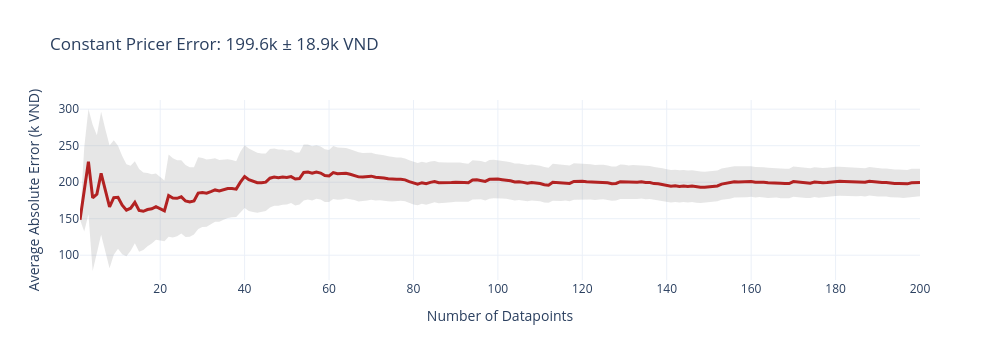
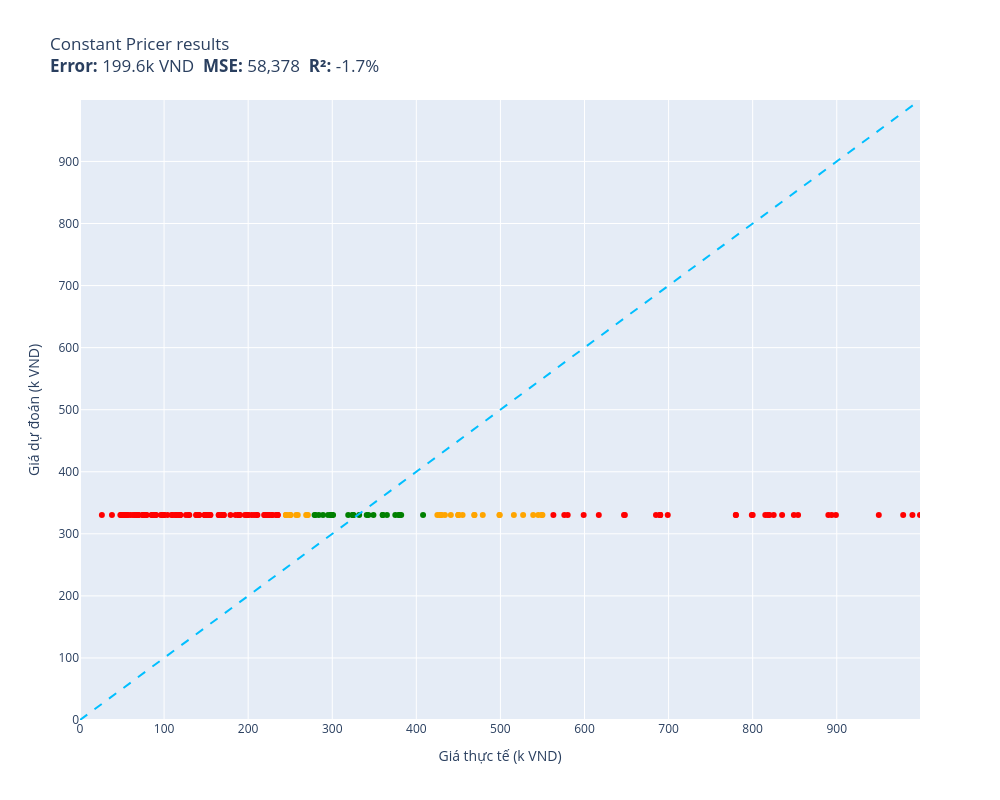

Notebook code for these charts, in order:
### Code cell
training_average = sum(item.price for item in train) / len(train)
print(f"Training average price: {training_average:.1f} k VND")

def constant_pricer(item):
    return training_average

results["1b. Constant (Mean)"] = evaluate(constant_pricer, test)

### Figure 1 — Plotly figure (JSON) as saved in the notebook; plotly's stock layout.template omitted (floating-point values rounded to 4 significant figures; data arrays with more than 128 entries replaced by an {"elided": "..."} marker saying what was removed)
{"data": [{"fill": "toself", "fillcolor": "rgba(128,128,128,0.2)", "hoverinfo": "skip", "line": {"color": "rgba(255,255,255,0)"}, "name": "95% CI", "showlegend": false, "type": "scatter", "x": {"elided": "400 int values"}, "y": {"elided": "400 float values"}}, {"customdata": {"elided": "200x1 float values"}, "hovertemplate": "n=%{x}<br>Avg Error=%{y:.1f}k VND<br>±95% CI=%{customdata[0]:.1f}k<extra></extra>", "line": {"color": "firebrick", "width": 3}, "mode": "lines", "name": "Cumulative Avg Error", "type": "scatter", "x": {"elided": "200 int values"}, "y": {"elided": "200 float values"}}], "layout": {"height": 360, "showlegend": false, "title": {"text": "Constant Pricer Error: 199.6k ± 18.9k VND"}, "width": 1000, "xaxis": {"title": {"text": "Number of Datapoints"}}, "yaxis": {"title": {"text": "Average Absolute Error (k VND)"}}}}

### Figure 2 — Plotly figure (JSON) as saved in the notebook; plotly's stock layout.template omitted (floating-point values rounded to 4 significant figures; data arrays with more than 128 entries replaced by an {"elided": "..."} marker saying what was removed)
{"data": [{"customdata": [["Thùng lưu trữ, hộp đựng đồ đa năng bằng ...\\Dự đoán: 330.5k VND  Thực tế: 479.0k VND"], ["Bàn Phím Tương Thích Cho Laptop Lenovo -...\\Dự đoán: 330.5k VND  Thực tế: 269.0k VND"], ["COMBO 10 QUẦN ĐIỀU HÒA THÔNG HƠI 5083\\Dự đoán: 330.5k VND  Thực tế: 245.0k VND"], ["BÚA ĐA NĂNG TOTAL THMFH0126 - HÀNG CHÍNH...\\Dự đoán: 330.5k VND  Thực tế: 527.0k VND"], ["Quần Kaki nam Khatoco Q2M578R1-CNRE598-2...\\Dự đoán: 330.5k VND  Thực tế: 434.0k VND"], ["Miếng Kính Cường Lực Chống Nhìn Trộm cho...\\Dự đoán: 330.5k VND  Thực tế: 450.0k VND"], ["Bộ Pyjama HUONGTAM Phi tay dài nam cao c...\\Dự đoán: 330.5k VND  Thực tế: 259.0k VND"], ["Pin dùng cho Laptop Acer One 725 - Hàng ...\\Dự đoán: 330.5k VND  Thực tế: 516.0k VND"], ["Rượu Vang Chile Yali Wetland Reserva Cab...\\Dự đoán: 330.5k VND  Thực tế: 450.0k VND"], ["Balo Laptop 15.6 inch KMORE The CARTER -...\\Dự đoán: 330.5k VND  Thực tế: 550.0k VND"], ["AirTag Charm Strap hàng chính hãng Bone\\Dự đoán: 330.5k VND  Thực tế: 245.0k VND"], ["Gấu Bông Đựng Khăn Giấy và Sọt Rác Tiện ...\\Dự đoán: 330.5k VND  Thực tế: 250.0k VND"], ["Quần Jean nam Leman đen mài xám JD14 - S...\\Dự đoán: 330.5k VND  Thực tế: 549.0k VND"], ["(ẢNH THẬT) Tranh treo tường núi non hùng...\\Dự đoán: 330.5k VND  Thực tế: 250.0k VND"], ["[Hàng Chính Hãng] Loa SoundMax A180/2...\\Dự đoán: 330.5k VND  Thực tế: 455.0k VND"], ["Ugreen UG80110CM261TK bộ chuyển RS232 ra...\\Dự đoán: 330.5k VND  Thực tế: 441.0k VND"], ["Bàn Phím dùng cho Laptop ACER Extensa 25...\\Dự đoán: 330.5k VND  Thực tế: 271.0k VND"], ["Bông tẩy tế bào chết và dưỡng ẩm da cho ...\\Dự đoán: 330.5k VND  Thực tế: 430.0k VND"], ["Wekki Đồ Chơi Lắp Ráp Tiệm Đá Bào Wk5060...\\Dự đoán: 330.5k VND  Thực tế: 499.0k VND"], ["Tông đơ chấn viền Kemei KM-2299 lưỡi cắt...\\Dự đoán: 330.5k VND  Thực tế: 499.0k VND"], ["Combo kem bôi da thuần mộc ngừa rôm sảy ...\\Dự đoán: 330.5k VND  Thực tế: 270.0k VND"], ["Bao Case Ốp Cứng Trong Suốt PC bảo vệ ch...\\Dự đoán: 330.5k VND  Thực tế: 250.0k VND"], ["Máy lọc không khí xe hơi ô tô công nghệ ...\\Dự đoán: 330.5k VND  Thực tế: 425.0k VND"], ["Kính râm nam Solex chữ H Mắt kính thủy t...\\Dự đoán: 330.5k VND  Thực tế: 469.0k VND"], ["Quánh Đúc Chống Dính Vân Đá Đáy Từ Ecora...\\Dự đoán: 330.5k VND  Thực tế: 469.0k VND"], ["Bộ 6 Ly Thủy Tinh Diamond Bormioli Rocco...\\Dự đoán: 330.5k VND  Thực tế: 428.0k VND"], ["Bàn phím dùng cho Laptop Asus F451c Asus...\\Dự đoán: 330.5k VND  Thực tế: 245.0k VND"], ["Mô hình xe Lamborghini Terzo Milennio 1:...\\Dự đoán: 330.5k VND  Thực tế: 429.0k VND"], ["Túi du lịch dung lượng lớn Business Trav...\\Dự đoán: 330.5k VND  Thực tế: 545.0k VND"], ["Bộ Lắp Ghép Cho Bé 3D Mideer Translucent...\\Dự đoán: 330.5k VND  Thực tế: 450.0k VND"], ["Máy nghe nhạc Lossless Ruizu X05 Bộ Nhớ ...\\Dự đoán: 330.5k VND  Thực tế: 539.0k VND"], ["Bàn phím cho 4736 4736G 4736Z 4736ZG 481...\\Dự đoán: 330.5k VND  Thực tế: 257.0k VND"]], "hovertemplate": "%{customdata[0]}<extra></extra>", "legendgroup": "orange", "marker": {"color": "orange", "size": 6, "symbol": "circle"}, "mode": "markers", "name": "orange", "orientation": "v", "showlegend": true, "type": "scatter", "x": [479, 269, 245, 527, 434, 450, 259, 516, 450, 550, 245, 250, 549, 250, 455, 441, 271, 430, 499, 499, 270, 250, 425, 469, 469, 428, 245, 429, 545, 450, 539, 257], "xaxis": "x", "y": [330.5, 330.5, 330.5, 330.5, 330.5, 330.5, 330.5, 330.5, 330.5, 330.5, 330.5, 330.5, 330.5, 330.5, 330.5, 330.5, 330.5, 330.5, 330.5, 330.5, 330.5, 330.5, 330.5, 330.5, 330.5, 330.5, 330.5, 330.5, 330.5, 330.5, 330.5, 330.5], "yaxis": "y"}, {"customdata": {"elided": "141x1 str values"}, "hovertemplate": "%{customdata[0]}<extra></extra>", "legendgroup": "red", "marker": {"color": "red", "size": 6, "symbol": "circle"}, "mode": "markers", "name": "red", "orientation": "v", "showlegend": true, "type": "scatter", "x": {"elided": "141 int values"}, "xaxis": "x", "y": {"elided": "141 float values"}, "yaxis": "y"}, {"customdata": [["Phần Mềm Diệt Virus Trend Micro Maximum ...\\Dự đoán: 330.5k VND  Thực tế: 360.0k VND"], ["Ugreen UG30771US230TK card mạng PCI-e 1x...\\Dự đoán: 330.5k VND  Thực tế: 284.0k VND"], ["Sạc Tương Thích Cho Laptop Hp Pavilion 1...\\Dự đoán: 330.5k VND  Thực tế: 341.0k VND"], ["Dây đai du lịch Master Lock 4701EURDGRN ...\\Dự đoán: 330.5k VND  Thực tế: 324.0k VND"], ["Áo Bóng Đá Retro Real Madrid 2006/2007 -...\\Dự đoán: 330.5k VND  Thực tế: 299.0k VND"], ["COMBO 2 ĐÈN TƯỜNG TRANG TRÍ TRONG NHÀ MS...\\Dự đoán: 330.5k VND  Thực tế: 295.0k VND"], ["Chuột máy tính có dây Gaming Newmen GX6,...\\Dự đoán: 330.5k VND  Thực tế: 365.0k VND"], ["Cặp Đựng Laptop Chống Sốc Cao Cấp, Cặp Đ...\\Dự đoán: 330.5k VND  Thực tế: 325.0k VND"], ["Chân váy công sở dáng đuôi cá, Lưng cao,...\\Dự đoán: 330.5k VND  Thực tế: 349.0k VND"], ["Dép Sandal nam da bò nhập khẩu nguyên tấ...\\Dự đoán: 330.5k VND  Thực tế: 301.0k VND"], ["Bình Uống Nước Cho Bé LocknLock HAP916 4...\\Dự đoán: 330.5k VND  Thực tế: 408.0k VND"], ["Serum Prettyskin B5 Phục Hồi, Dưỡng Sáng...\\Dự đoán: 330.5k VND  Thực tế: 375.0k VND"], ["Túi xách công sở nam dọc cao cấp chống t...\\Dự đoán: 330.5k VND  Thực tế: 299.0k VND"], ["Vỏ Hột Quẹt Bật Lửa Xăng Đá Zorro ZC5-6 ...\\Dự đoán: 330.5k VND  Thực tế: 343.0k VND"], ["Đèn pin đội đầu j78 chiếu xa ánh sáng mạ...\\Dự đoán: 330.5k VND  Thực tế: 379.0k VND"], ["Giày Sandal Nữ BIGGBEN Da Bò Thật SDN62\\Dự đoán: 330.5k VND  Thực tế: 289.0k VND"], ["Ly  Thuỷ Tinh Pha Lê Ý RCR 360ml\\Dự đoán: 330.5k VND  Thực tế: 382.0k VND"], ["Gối Tựa Lưng Massage Túi Khí Kéo Dãn,Tíc...\\Dự đoán: 330.5k VND  Thực tế: 319.0k VND"], ["COMBO 2 Sợi Dây Buộc Tóc ADIDAS ADAC-165...\\Dự đoán: 330.5k VND  Thực tế: 332.0k VND"], ["KEM CHỐNG NẮNG DƯỠNG DA VITAMIN - INICO ...\\Dự đoán: 330.5k VND  Thực tế: 380.0k VND"], ["Đồ chơi lắp ráp Mô hình máy bay ném bom ...\\Dự đoán: 330.5k VND  Thực tế: 299.0k VND"], ["(HCM) Tranh treo tường trang trí decor t...\\Dự đoán: 330.5k VND  Thực tế: 280.0k VND"], ["Sạc cho Laptop MSI PS42 8RA  Hàng Nhập k...\\Dự đoán: 330.5k VND  Thực tế: 299.0k VND"], ["Lược cắt tóc Nhật Bản YS PARK cho tóc ng...\\Dự đoán: 330.5k VND  Thực tế: 360.0k VND"], ["Giày Sandal Nữ Đế Xuồng HÀ NAM Da Bò Thậ...\\Dự đoán: 330.5k VND  Thực tế: 279.0k VND"], ["Tam sơn tam cấp kệ để bát hương ,nhang b...\\Dự đoán: 330.5k VND  Thực tế: 299.0k VND"], ["Áo Sơ Mi Nam Công Sở Trung Niên Thương H...\\Dự đoán: 330.5k VND  Thực tế: 325.0k VND"]], "hovertemplate": "%{customdata[0]}<extra></extra>", "legendgroup": "green", "marker": {"color": "green", "size": 6, "symbol": "circle"}, "mode": "markers", "name": "green", "orientation": "v", "showlegend": true, "type": "scatter", "x": [360, 284, 341, 324, 299, 295, 365, 325, 349, 301, 408, 375, 299, 343, 379, 289, 382, 319, 332, 380, 299, 280, 299, 360, 279, 299, 325], "xaxis": "x", "y": [330.5, 330.5, 330.5, 330.5, 330.5, 330.5, 330.5, 330.5, 330.5, 330.5, 330.5, 330.5, 330.5, 330.5, 330.5, 330.5, 330.5, 330.5, 330.5, 330.5, 330.5, 330.5, 330.5, 330.5, 330.5, 330.5, 330.5], "yaxis": "y"}, {"hoverinfo": "skip", "line": {"color": "deepskyblue", "dash": "dash", "width": 2}, "mode": "lines", "name": "y = x", "showlegend": false, "type": "scatter", "x": [0, 999], "y": [0, 999]}], "layout": {"height": 800, "legend": {"title": {"text": "color"}, "tracegroupgap": 0}, "showlegend": false, "title": {"text": "Constant Pricer results<br><b>Error:</b> 199.6k VND  <b>MSE:</b> 58,378  <b>R²:</b> -1.7%"}, "width": 1000, "xaxis": {"anchor": "y", "domain": [0, 1], "range": [0, 999], "title": {"text": "Giá thực tế (k VND)"}}, "yaxis": {"anchor": "x", "domain": [0, 1], "range": [0, 999], "title": {"text": "Giá dự đoán (k VND)"}}}}
